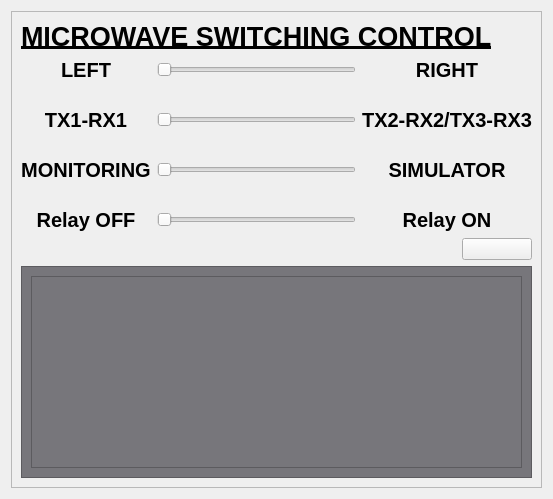
               <widget class="QWidget" name="MW">
                <layout class="QGridLayout" name="gridLayout_50">
                 <item row="0" column="0">
                  <widget class="QFrame" name="frame_2">
                   <property name="frameShape">
                    <enum>QFrame::Shape::StyledPanel</enum>
                   </property>
                   <property name="frameShadow">
                    <enum>QFrame::Shadow::Raised</enum>
                   </property>
                   <layout class="QGridLayout" name="gridLayout_48">
                    <item row="7" column="0">
                     <widget class="QLabel" name="relayOFFLabel">
                      <property name="maximumSize">
                       <size>
                        <width>16777215</width>
                        <height>50</height>
                       </size>
                      </property>
                      <property name="font">
                       <font>
                        <pointsize>15</pointsize>
                        <bold>true</bold>
                        <underline>false</underline>
                       </font>
                      </property>
                      <property name="text">
                       <string>Relay OFF</string>
                      </property>
                      <property name="alignment">
                       <set>Qt::AlignmentFlag::AlignCenter</set>
                      </property>
                     </widget>
                    </item>
                    <item row="5" column="4" colspan="2">
                     <widget class="QLabel" name="simLabel">
                      <property name="maximumSize">
                       <size>
                        <width>16777215</width>
                        <height>50</height>
                       </size>
                      </property>
                      <property name="font">
                       <font>
                        <pointsize>15</pointsize>
                        <bold>true</bold>
                        <underline>false</underline>
                       </font>
                      </property>
                      <property name="text">
                       <string>SIMULATOR</string>
                      </property>
                      <property name="alignment">
                       <set>Qt::AlignmentFlag::AlignCenter</set>
                      </property>
                     </widget>
                    </item>
                    <item row="7" column="1" colspan="3">
                     <widget class="QSlider" name="relaySlider">
                      <property name="maximumSize">
                       <size>
                        <width>16777215</width>
                        <height>100</height>
                       </size>
                      </property>
                      <property name="font">
                       <font>
                        <pointsize>20</pointsize>
                        <bold>true</bold>
                       </font>
                      </property>
                      <property name="autoFillBackground">
                       <bool>false</bool>
                      </property>
                      <property name="styleSheet">
                       <string notr="true">color: rgb(51, 209, 122);</string>
                      </property>
                      <property name="maximum">
                       <number>1</number>
                      </property>
                      <property name="orientation">
                       <enum>Qt::Orientation::Horizontal</enum>
                      </property>
                     </widget>
                    </item>
                    <item row="5" column="0">
                     <widget class="QLabel" name="monitorLabel">
                      <property name="maximumSize">
                       <size>
                        <width>16777215</width>
                        <height>50</height>
                       </size>
                      </property>
                      <property name="font">
                       <font>
                        <pointsize>15</pointsize>
                        <bold>true</bold>
                        <underline>false</underline>
                       </font>
                      </property>
                      <property name="text">
                       <string>MONITORING</string>
                      </property>
                      <property name="alignment">
                       <set>Qt::AlignmentFlag::AlignCenter</set>
                      </property>
                     </widget>
                    </item>
                    <item row="1" column="0">
                     <widget class="QLabel" name="leftLabel">
                      <property name="maximumSize">
                       <size>
                        <width>16777215</width>
                        <height>50</height>
                       </size>
                      </property>
                      <property name="font">
                       <font>
                        <pointsize>15</pointsize>
                        <bold>true</bold>
                        <underline>false</underline>
                       </font>
                      </property>
                      <property name="text">
                       <string>LEFT</string>
                      </property>
                      <property name="alignment">
                       <set>Qt::AlignmentFlag::AlignCenter</set>
                      </property>
                     </widget>
                    </item>
                    <item row="2" column="1">
                     <spacer name="verticalSpacer_37">
                      <property name="orientation">
                       <enum>Qt::Orientation::Vertical</enum>
                      </property>
                      <property name="sizeType">
                       <enum>QSizePolicy::Policy::Fixed</enum>
                      </property>
                      <property name="sizeHint" stdset="0">
                       <size>
                        <width>20</width>
                        <height>20</height>
                       </size>
                      </property>
                     </spacer>
                    </item>
                    <item row="7" column="4" colspan="2">
                     <widget class="QLabel" name="relayONLabel">
                      <property name="maximumSize">
                       <size>
                        <width>16777215</width>
                        <height>50</height>
                       </size>
                      </property>
                      <property name="font">
                       <font>
                        <pointsize>15</pointsize>
                        <bold>true</bold>
                        <underline>false</underline>
                       </font>
                      </property>
                      <property name="text">
                       <string>Relay ON</string>
                      </property>
                      <property name="alignment">
                       <set>Qt::AlignmentFlag::AlignCenter</set>
                      </property>
                     </widget>
                    </item>
                    <item row="1" column="1" colspan="3">
                     <widget class="QSlider" name="sideSlider">
                      <property name="maximumSize">
                       <size>
                        <width>16777215</width>
                        <height>100</height>
                       </size>
                      </property>
                      <property name="font">
                       <font>
                        <pointsize>20</pointsize>
                        <bold>true</bold>
                       </font>
                      </property>
                      <property name="autoFillBackground">
                       <bool>false</bool>
                      </property>
                      <property name="styleSheet">
                       <string notr="true">color: rgb(51, 209, 122);</string>
                      </property>
                      <property name="maximum">
                       <number>1</number>
                      </property>
                      <property name="orientation">
                       <enum>Qt::Orientation::Horizontal</enum>
                      </property>
                     </widget>
                    </item>
                    <item row="8" column="5">
                     <widget class="QPushButton" name="clearMW">
                      <property name="maximumSize">
                       <size>
                        <width>70</width>
                        <height>25</height>
                       </size>
                      </property>
                      <property name="text">
                       <string/>
                      </property>
                      <property name="icon">
                       <iconset resource="images.qrc">
                        <normaloff>:/images/fail.png</normaloff>:/images/fail.png</iconset>
                      </property>
                      <property name="flat">
                       <bool>false</bool>
                      </property>
                     </widget>
                    </item>
                    <item row="1" column="4" colspan="2">
                     <widget class="QLabel" name="rightLabel">
                      <property name="maximumSize">
                       <size>
                        <width>16777215</width>
                        <height>50</height>
                       </size>
                      </property>
                      <property name="font">
                       <font>
                        <pointsize>15</pointsize>
                        <bold>true</bold>
                       </font>
                      </property>
                      <property name="styleSheet">
                       <string notr="true"/>
                      </property>
                      <property name="text">
                       <string>RIGHT</string>
                      </property>
                      <property name="alignment">
                       <set>Qt::AlignmentFlag::AlignCenter</set>
                      </property>
                     </widget>
                    </item>
                    <item row="4" column="2">
                     <spacer name="verticalSpacer_38">
                      <property name="orientation">
                       <enum>Qt::Orientation::Vertical</enum>
                      </property>
                      <property name="sizeType">
                       <enum>QSizePolicy::Policy::Fixed</enum>
                      </property>
                      <property name="sizeHint" stdset="0">
                       <size>
                        <width>20</width>
                        <height>20</height>
                       </size>
                      </property>
                     </spacer>
                    </item>
                    <item row="3" column="0">
                     <widget class="QLabel" name="tx1rx1Label">
                      <property name="maximumSize">
                       <size>
                        <width>16777215</width>
                        <height>50</height>
                       </size>
                      </property>
                      <property name="font">
                       <font>
                        <pointsize>15</pointsize>
                        <bold>true</bold>
                        <underline>false</underline>
                       </font>
                      </property>
                      <property name="text">
                       <string>TX1-RX1</string>
                      </property>
                      <property name="alignment">
                       <set>Qt::AlignmentFlag::AlignCenter</set>
                      </property>
                     </widget>
                    </item>
                    <item row="0" column="0" colspan="6">
                     <widget class="QLabel" name="label_62">
                      <property name="maximumSize">
                       <size>
                        <width>16777215</width>
                        <height>50</height>
                       </size>
                      </property>
                      <property name="font">
                       <font>
                        <pointsize>20</pointsize>
                        <bold>true</bold>
                        <underline>true</underline>
                       </font>
                      </property>
                      <property name="text">
                       <string>MICROWAVE SWITCHING CONTROL</string>
                      </property>
                     </widget>
                    </item>
                    <item row="5" column="1" colspan="3">
                     <widget class="QSlider" name="monSimSlider">
                      <property name="maximumSize">
                       <size>
                        <width>16777215</width>
                        <height>100</height>
                       </size>
                      </property>
                      <property name="font">
                       <font>
                        <pointsize>20</pointsize>
                        <bold>true</bold>
                       </font>
                      </property>
                      <property name="autoFillBackground">
                       <bool>false</bool>
                      </property>
                      <property name="styleSheet">
                       <string notr="true">color: rgb(51, 209, 122);</string>
                      </property>
                      <property name="maximum">
                       <number>1</number>
                      </property>
                      <property name="orientation">
                       <enum>Qt::Orientation::Horizontal</enum>
                      </property>
                     </widget>
                    </item>
                    <item row="6" column="4">
                     <spacer name="verticalSpacer_40">
                      <property name="orientation">
                       <enum>Qt::Orientation::Vertical</enum>
                      </property>
                      <property name="sizeType">
                       <enum>QSizePolicy::Policy::Fixed</enum>
                      </property>
                      <property name="sizeHint" stdset="0">
                       <size>
                        <width>20</width>
                        <height>20</height>
                       </size>
                      </property>
                     </spacer>
                    </item>
                    <item row="3" column="4" colspan="2">
                     <widget class="QLabel" name="tx2rx2Label">
                      <property name="maximumSize">
                       <size>
                        <width>16777215</width>
                        <height>50</height>
                       </size>
                      </property>
                      <property name="font">
                       <font>
                        <pointsize>15</pointsize>
                        <bold>true</bold>
                        <underline>false</underline>
                       </font>
                      </property>
                      <property name="text">
                       <string>TX2-RX2/TX3-RX3</string>
                      </property>
                      <property name="alignment">
                       <set>Qt::AlignmentFlag::AlignCenter</set>
                      </property>
                     </widget>
                    </item>
                    <item row="3" column="1" colspan="3">
                     <widget class="QSlider" name="txrxSlider">
                      <property name="maximumSize">
                       <size>
                        <width>16777215</width>
                        <height>100</height>
                       </size>
                      </property>
                      <property name="font">
                       <font>
                        <pointsize>20</pointsize>
                        <bold>true</bold>
                       </font>
                      </property>
                      <property name="autoFillBackground">
                       <bool>false</bool>
                      </property>
                      <property name="styleSheet">
                       <string notr="true">color: rgb(51, 209, 122);</string>
                      </property>
                      <property name="maximum">
                       <number>1</number>
                      </property>
                      <property name="orientation">
                       <enum>Qt::Orientation::Horizontal</enum>
                      </property>
                     </widget>
                    </item>
                    <item row="9" column="0" colspan="6">
                     <widget class="QFrame" name="frame_3">
                      <property name="styleSheet">
                       <string notr="true">background-color: rgb(119, 118, 123);
</string>
                      </property>
                      <property name="frameShape">
                       <enum>QFrame::Shape::StyledPanel</enum>
                      </property>
                      <property name="frameShadow">
                       <enum>QFrame::Shadow::Raised</enum>
                      </property>
                      <layout class="QGridLayout" name="gridLayout_49">
                       <item row="0" column="0" rowspan="2">
                        <widget class="QTextBrowser" name="mwBrowser">
                         <property name="font">
                          <font>
                           <pointsize>14</pointsize>
                           <bold>true</bold>
                          </font>
                         </property>
                         <property name="styleSheet">
                          <string notr="true">color: rgb(255, 163, 72);</string>
                         </property>
                        </widget>
                       </item>
                      </layout>
                     </widget>
                    </item>
                   </layout>
                  </widget>
                 </item>
                </layout>
               </widget>
